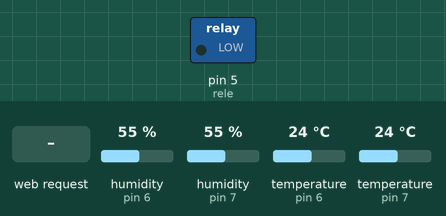
Simulated run of this sketch. Board: Arduino Uno, built for the host (arithmetic inside an expression is 32-bit, double 64-bit). Shown: switched loads named in the sketch (green lamp = pin HIGH). The test bench sets the inputs (shaded band); at power-on: humidity (sensors on pin 6, pin 7) 55 %, temperature (sensors on pin 6, pin 7) 24 °C.

Above: at 1.2 s.
1.3 s: HTTP request GET /?ArParam=1 received
At 5.0 s:
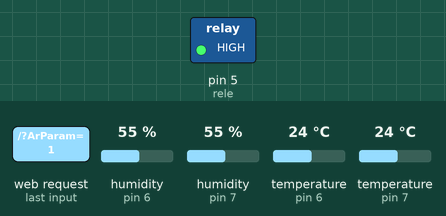
Timing chart, 0 to 6.5 s (numbered marks = the images above; inputs shaded):
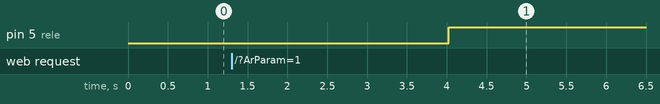

The sketch:

Ethernet_final.ino
```cpp
#include <SPI.h>
#include <Ethernet.h>
#include <Adafruit_Sensor.h>
#include <DHT.h>
#include <DHT_U.h>
#include <SoftwareSerial.h>
#define DHTTYPE DHT22
#define DHTPININ 7
#define DHTPINEX 6

SoftwareSerial espSerial(0, 1);
byte mac[] = { 0xDE, 0xAD, 0xBE, 0xEF, 0xFE, 0xED }; //ATRIBUIÇÃO DE ENDEREÇO MAC AO ETHERNET SHIELD W5100
byte ip[] = { 192, 168, 1, 154 }; //COLOQUE UMA FAIXA DE IP DISPONÍVEL DO SEU ROTEADOR. EX: 192.168.1.110  **** ISSO VARIA, NO MEU CASO É: 192.168.0.175
byte gateway[] = {192, 168, 1, 254}; //GATEWAY DE CONEXÃO (ALTERE PARA O GATEWAY DO SEU ROTEADOR)
byte subnet[] = {255, 255, 255, 0}; //MASCARA DE REDE (ALTERE PARA A SUA MÁSCARA DE REDE)
EthernetServer server(80); //PORTA EM QUE A CONEXÃO SERÁ FEITA
int rele = 5;
DHT_Unified dht_in(DHTPININ, DHTTYPE);
DHT_Unified dht_ex(DHTPINEX, DHTTYPE);

void setup() {
  espSerial.begin(115200);
  Ethernet.begin(mac, ip, gateway, subnet); //PASSA OS PARÂMETROS PARA A FUNÇÃO QUE VAI FAZER A CONEXÃO COM A REDE
  server.begin(); //INICIA O SERVIDOR PARA RECEBER DADOS NA PORTA 80
  dht_in.begin();
  dht_ex.begin();
  sensor_t sensor;
  pinMode(rele, OUTPUT);
}

void loop() {
  String readString = String(30); //VARIÁVEL PARA BUSCAR DADOS NO ENDEREÇO (URL)
  float ti, te, ui, ue;
  int status = 0;
  //CRIA UMA CONEXÃO COM O CLIENTE
  sensors_event_t event_in;
  sensors_event_t event_ex;
  dht_in.temperature().getEvent(&event_in);
  dht_ex.temperature().getEvent(&event_ex);
  dht_in.temperature().getEvent(&event_in);
  ti = (float) event_in.temperature;
  dht_in.humidity().getEvent(&event_in);
  ui = (float) event_in.relative_humidity;
  dht_ex.temperature().getEvent(&event_ex);
  te = (float) event_ex.temperature;
  dht_ex.humidity().getEvent(&event_ex);
  ue = (float) event_ex.relative_humidity;
  EthernetClient client = server.available();
  if (client) { // SE EXISTE CLIENTE, FAZ
    while (client.connected()) {//ENQUANTO EXISTIR CLIENTE CONECTADO, FAZ
      if (client.available()) { //SE O CLIENTE ESTÁ HABILITADO, FAZ
        char c = client.read(); //LÊ CARACTERE A CARACTERE DA REQUISIÇÃO HTTP
        if (readString.length() < 100) //SE O ARRAY FOR MENOR QUE 100, FAZ
        {
          readString += c; // "readstring" VAI RECEBER OS CARACTERES LIDO
        }
        if (c == '\n') { //SE ENCONTRAR "\n" É O FINAL DO CABEÇALHO DA REQUISIÇÃO HTTP
          if (readString.indexOf("?") < 0) { //SE ENCONTRAR O CARACTER "?", FAZ
          }
          else //SENÃO,FAZ
            if (readString.indexOf("ArParam=1") > 0) //SE ENCONTRAR O PARÂMETRO "ledParam=1", FAZ
            {
              digitalWrite(rele, HIGH);
              //LIGA O LED
              status = 1; //VARIÁVEL RECEBE VALOR 1(SIGNIFICA QUE O LED ESTÁ LIGADO)
            } else { //SENÃO, FAZ
              digitalWrite(rele, LOW);
              //DESLIGA O LED
              status = 0; //VARIÁVEL RECEBE VALOR 0(SIGNIFICA QUE O LED ESTÁ DESLIGADO)
            }
          client.println("HTTP/1.1 200 OK"); //ESCREVE PARA O CLIENTE A VERSÃO DO HTTP
          client.println("Content-Type: text/html"); //ESCREVE PARA O CLIENTE O TIPO DE CONTEÚDO(texto/html)
          client.println("");
          client.println("<!DOCTYPE HTML>"); //INFORMA AO NAVEGADOR A ESPECIFICAÇÃO DO HTML
          client.println("<html>"); //ABRE A TAG "html"
          client.println("<head>"); //ABRE A TAG "head"
          client.println("<meta http-equiv=""refresh"" content=""900000"">");
          client.println("<title>Monitor de temperatura - Controlador de Energia</title>"); //ESCREVE O TEXTO NA PÁGINA
          client.println("</head>"); //FECHA A TAG "head
          client.println("<body style=background-color:#ADD8E6>"); //DEFINE A COR DE FUNDO DA PÁGINA
          client.println("<center><font color='blue'><h1>Monitor de Temperatura e Umidade</font></center></h1>"); //ESCREVE "MASTERWALKER SHOP" EM COR AZUL NA PÁGINa
          client.println("<br></br>");
          client.print("<div text-align:center><center><font size='5'>Temperatura atual na parte interna da maquina:");
          client.print(ti);
          client.print(" C</center></div><br></br>");
          client.print("<div text-align:center><center><font size='5'>Umidade atual na parte interna da maquina:");
          client.print(ui);
          client.print(" %</center></div><br></br>");
          client.print("<div text-align:center><center><font size='5'>Temperatura atual na parte externa da maquina:");
          client.print(te);
          client.print("  C</center></div><br></br>");
          client.print("<div text-align:center><center><font size='5'>Umidade atual na parte externa da maquina:");
          client.print(ue);
          client.print("  %</center></div><br></br>");
          if (digitalRead(rele) == HIGH) {
            client.println("<center><form method=get name=DESLIGAR><input type=hidden name=ArParam value=0 /><input type=submit value=Desligar Ar></form></center>");
          }
          else {
            client.println("<center><form method=get name=LIGAR><input type=hidden name=ArParam value=1 /><input type=submit value=Ligar Ar></form></center>");
          }
          client.println("<center><font size='5'>Status atual do Ar Condicionado: </center>"); //ESCREVE "Status atual do LED:" NA PÁGINA
          if (status == 1) { //SE VARIÁVEL FOR IGUAL A 1, FAZ
            client.println("<center><font color='green' size='5'>Ar Condicionado Ligado</center>"); //ESCREVE "LIGADO" EM COR VERDE NA PÁGINA
          } else { //SENÃO, FAZ
            client.println("<center><font color='red' size='5'>Ar condicionado Desligado</center>"); //ESCREVE "DESLIGADO" EM COR VERMELHA NA PÁGINA
          }
          if (te > 30.0) {
            digitalWrite(rele, LOW);
            client.println("<br></br><center><font color='red' size='8'>Ar condicionado desligado automaticamente devido a alta temperatura na sala - sera automaticamente religado em 15 minutos</center>");
            delay(900000);
            digitalWrite(rele, HIGH);
          }
          client.println("</body>"); //FECHA A TAG "body"
          client.println("</html>"); //FECHA A TAG "html"
          readString = ""; //A VARIÁVEL É REINICIALIZADA
          client.stop();
        }
      }
    }
  }
  espSerial.println(ti);
  delay(1000);
  espSerial.println(te);
  delay(1000);
  espSerial.println(ui);
  delay(1000);
  espSerial.println(ue);
  delay(1000);
}
```

Measured:
- after the input at 1.3 s, pin 5 (rele): LOW → HIGH after 2.7 s
